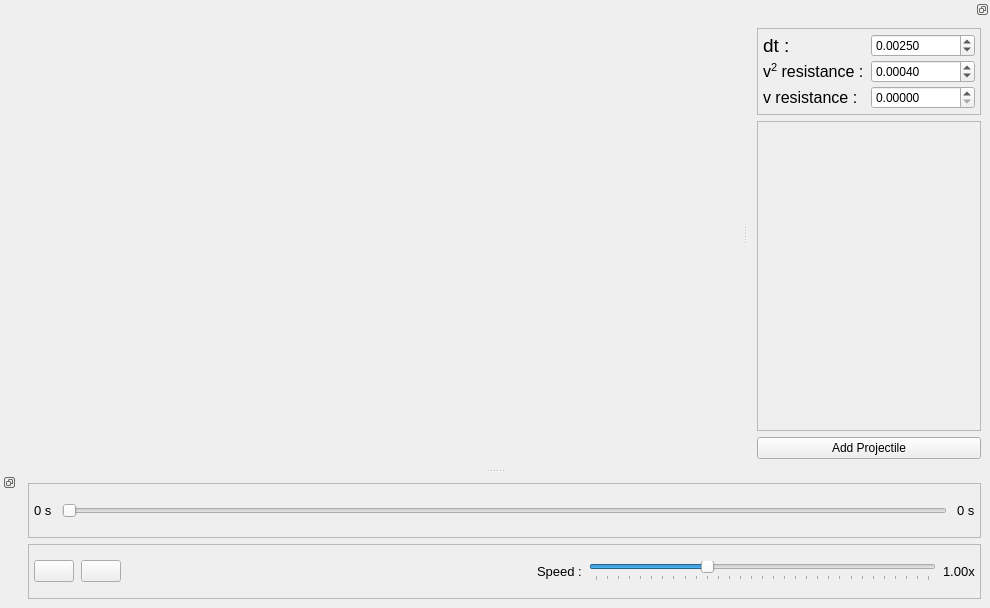
<?xml version="1.0" encoding="UTF-8"?>
<ui version="4.0">
 <class>MainWindow</class>
 <widget class="QMainWindow" name="MainWindow">
  <property name="geometry">
   <rect>
    <x>0</x>
    <y>0</y>
    <width>990</width>
    <height>608</height>
   </rect>
  </property>
  <property name="windowTitle">
   <string>MainWindow</string>
  </property>
  <widget class="QWidget" name="centralwidget">
   <layout class="QGridLayout" name="gridLayout">
    <item row="0" column="0">
     <widget class="QWidget" name="Canvas_Widget" native="true">
      <layout class="QGridLayout" name="Canvas_Layout"/>
     </widget>
    </item>
   </layout>
  </widget>
  <widget class="QMenuBar" name="menubar">
   <property name="geometry">
    <rect>
     <x>0</x>
     <y>0</y>
     <width>990</width>
     <height>26</height>
    </rect>
   </property>
  </widget>
  <widget class="QDockWidget" name="dockWidget">
   <property name="sizePolicy">
    <sizepolicy hsizetype="Minimum" vsizetype="Minimum">
     <horstretch>0</horstretch>
     <verstretch>0</verstretch>
    </sizepolicy>
   </property>
   <property name="minimumSize">
    <size>
     <width>242</width>
     <height>443</height>
    </size>
   </property>
   <property name="maximumSize">
    <size>
     <width>245</width>
     <height>524287</height>
    </size>
   </property>
   <property name="features">
    <set>QDockWidget::DockWidgetFloatable|QDockWidget::DockWidgetMovable</set>
   </property>
   <property name="allowedAreas">
    <set>Qt::LeftDockWidgetArea|Qt::RightDockWidgetArea</set>
   </property>
   <attribute name="dockWidgetArea">
    <number>2</number>
   </attribute>
   <widget class="QWidget" name="dockWidgetContents_2">
    <layout class="QVBoxLayout" name="verticalLayout">
     <item>
      <widget class="QFrame" name="frame">
       <property name="maximumSize">
        <size>
         <width>16777215</width>
         <height>400</height>
        </size>
       </property>
       <property name="frameShape">
        <enum>QFrame::StyledPanel</enum>
       </property>
       <property name="frameShadow">
        <enum>QFrame::Raised</enum>
       </property>
       <property name="lineWidth">
        <number>1</number>
       </property>
       <layout class="QGridLayout" name="gridLayout_2">
        <property name="sizeConstraint">
         <enum>QLayout::SetDefaultConstraint</enum>
        </property>
        <property name="leftMargin">
         <number>5</number>
        </property>
        <property name="topMargin">
         <number>5</number>
        </property>
        <property name="rightMargin">
         <number>5</number>
        </property>
        <property name="bottomMargin">
         <number>5</number>
        </property>
        <property name="spacing">
         <number>3</number>
        </property>
        <item row="3" column="1">
         <widget class="QDoubleSpinBox" name="txt_B">
          <property name="decimals">
           <number>5</number>
          </property>
          <property name="singleStep">
           <double>0.005000000000000</double>
          </property>
         </widget>
        </item>
        <item row="1" column="1">
         <widget class="QDoubleSpinBox" name="txt_dt">
          <property name="decimals">
           <number>5</number>
          </property>
          <property name="minimum">
           <double>0.000000000000000</double>
          </property>
          <property name="singleStep">
           <double>0.000500000000000</double>
          </property>
          <property name="value">
           <double>0.002500000000000</double>
          </property>
         </widget>
        </item>
        <item row="1" column="0">
         <widget class="QLabel" name="label">
          <property name="text">
           <string>&lt;html&gt;&lt;head/&gt;&lt;body&gt;&lt;p&gt;&lt;span style=&quot; font-size:14pt;&quot;&gt;dt :&lt;/span&gt;&lt;/p&gt;&lt;/body&gt;&lt;/html&gt;</string>
          </property>
         </widget>
        </item>
        <item row="2" column="1">
         <widget class="QDoubleSpinBox" name="txt_A">
          <property name="decimals">
           <number>5</number>
          </property>
          <property name="singleStep">
           <double>0.000010000000000</double>
          </property>
          <property name="value">
           <double>0.000400000000000</double>
          </property>
         </widget>
        </item>
        <item row="2" column="0">
         <widget class="QLabel" name="label_3">
          <property name="text">
           <string>&lt;html&gt;&lt;head/&gt;&lt;body&gt;&lt;p&gt;&lt;span style=&quot; font-size:12pt;&quot;&gt;v&lt;/span&gt;&lt;span style=&quot; font-size:12pt; vertical-align:super;&quot;&gt;2&lt;/span&gt;&lt;span style=&quot; font-size:12pt;&quot;&gt; resistance  :&lt;/span&gt;&lt;/p&gt;&lt;/body&gt;&lt;/html&gt;</string>
          </property>
         </widget>
        </item>
        <item row="3" column="0">
         <widget class="QLabel" name="label_4">
          <property name="text">
           <string>&lt;html&gt;&lt;head/&gt;&lt;body&gt;&lt;p&gt;&lt;span style=&quot; font-size:12pt;&quot;&gt;v   resistance :&lt;/span&gt;&lt;/p&gt;&lt;/body&gt;&lt;/html&gt;</string>
          </property>
         </widget>
        </item>
       </layout>
      </widget>
     </item>
     <item>
      <widget class="QScrollArea" name="scrollArea">
       <property name="verticalScrollBarPolicy">
        <enum>Qt::ScrollBarAsNeeded</enum>
       </property>
       <property name="horizontalScrollBarPolicy">
        <enum>Qt::ScrollBarAlwaysOff</enum>
       </property>
       <property name="sizeAdjustPolicy">
        <enum>QAbstractScrollArea::AdjustIgnored</enum>
       </property>
       <property name="widgetResizable">
        <bool>true</bool>
       </property>
       <widget class="QWidget" name="scrollAreaWidgetContents">
        <property name="geometry">
         <rect>
          <x>0</x>
          <y>0</y>
          <width>218</width>
          <height>257</height>
         </rect>
        </property>
        <layout class="QVBoxLayout" name="verticalLayout_2">
         <item>
          <widget class="QWidget" name="PBoxContainer" native="true">
           <layout class="QVBoxLayout" name="verticalLayout_3">
            <property name="spacing">
             <number>3</number>
            </property>
            <property name="sizeConstraint">
             <enum>QLayout::SetDefaultConstraint</enum>
            </property>
            <property name="leftMargin">
             <number>5</number>
            </property>
            <property name="topMargin">
             <number>5</number>
            </property>
            <property name="rightMargin">
             <number>5</number>
            </property>
            <property name="bottomMargin">
             <number>5</number>
            </property>
           </layout>
          </widget>
         </item>
         <item>
          <spacer name="verticalSpacer">
           <property name="orientation">
            <enum>Qt::Vertical</enum>
           </property>
           <property name="sizeHint" stdset="0">
            <size>
             <width>20</width>
             <height>40</height>
            </size>
           </property>
          </spacer>
         </item>
        </layout>
       </widget>
      </widget>
     </item>
     <item>
      <widget class="QPushButton" name="button_AddProjectile">
       <property name="text">
        <string>Add Projectile</string>
       </property>
      </widget>
     </item>
    </layout>
   </widget>
  </widget>
  <widget class="QDockWidget" name="dockWidget_2">
   <property name="sizePolicy">
    <sizepolicy hsizetype="Maximum" vsizetype="Minimum">
     <horstretch>0</horstretch>
     <verstretch>0</verstretch>
    </sizepolicy>
   </property>
   <property name="minimumSize">
    <size>
     <width>481</width>
     <height>134</height>
    </size>
   </property>
   <property name="features">
    <set>QDockWidget::DockWidgetFloatable|QDockWidget::DockWidgetMovable|QDockWidget::DockWidgetVerticalTitleBar</set>
   </property>
   <property name="allowedAreas">
    <set>Qt::BottomDockWidgetArea|Qt::TopDockWidgetArea</set>
   </property>
   <attribute name="dockWidgetArea">
    <number>8</number>
   </attribute>
   <widget class="QWidget" name="dockWidgetContents">
    <layout class="QVBoxLayout" name="verticalLayout_4">
     <item>
      <widget class="QFrame" name="frame_2">
       <property name="frameShape">
        <enum>QFrame::StyledPanel</enum>
       </property>
       <property name="frameShadow">
        <enum>QFrame::Raised</enum>
       </property>
       <property name="lineWidth">
        <number>0</number>
       </property>
       <layout class="QHBoxLayout" name="horizontalLayout_3">
        <property name="spacing">
         <number>10</number>
        </property>
        <property name="sizeConstraint">
         <enum>QLayout::SetDefaultConstraint</enum>
        </property>
        <property name="leftMargin">
         <number>5</number>
        </property>
        <property name="topMargin">
         <number>5</number>
        </property>
        <property name="rightMargin">
         <number>5</number>
        </property>
        <property name="bottomMargin">
         <number>5</number>
        </property>
        <item>
         <widget class="QLabel" name="lbl_Time">
          <property name="text">
           <string>&lt;html&gt;&lt;head/&gt;&lt;body&gt;&lt;p&gt;&lt;span style=&quot; font-size:10pt;&quot;&gt;0 s&lt;/span&gt;&lt;/p&gt;&lt;/body&gt;&lt;/html&gt;</string>
          </property>
         </widget>
        </item>
        <item>
         <widget class="QSlider" name="slider_Seek">
          <property name="singleStep">
           <number>10</number>
          </property>
          <property name="pageStep">
           <number>100</number>
          </property>
          <property name="tracking">
           <bool>true</bool>
          </property>
          <property name="orientation">
           <enum>Qt::Horizontal</enum>
          </property>
         </widget>
        </item>
        <item>
         <widget class="QLabel" name="lbl_MaxTime">
          <property name="text">
           <string>&lt;html&gt;&lt;head/&gt;&lt;body&gt;&lt;p&gt;&lt;span style=&quot; font-size:10pt;&quot;&gt;0 s&lt;/span&gt;&lt;/p&gt;&lt;/body&gt;&lt;/html&gt;</string>
          </property>
         </widget>
        </item>
       </layout>
      </widget>
     </item>
     <item>
      <widget class="QFrame" name="frame_3">
       <property name="frameShape">
        <enum>QFrame::StyledPanel</enum>
       </property>
       <property name="frameShadow">
        <enum>QFrame::Raised</enum>
       </property>
       <layout class="QHBoxLayout" name="horizontalLayout">
        <property name="spacing">
         <number>7</number>
        </property>
        <property name="sizeConstraint">
         <enum>QLayout::SetDefaultConstraint</enum>
        </property>
        <property name="leftMargin">
         <number>5</number>
        </property>
        <property name="topMargin">
         <number>5</number>
        </property>
        <property name="rightMargin">
         <number>5</number>
        </property>
        <property name="bottomMargin">
         <number>5</number>
        </property>
        <item>
         <widget class="QPushButton" name="button_Run">
          <property name="minimumSize">
           <size>
            <width>0</width>
            <height>20</height>
           </size>
          </property>
          <property name="toolTip">
           <string>Run</string>
          </property>
          <property name="text">
           <string/>
          </property>
          <property name="icon">
           <iconset>
            <normaloff>../icons/icons8-play-100.png</normaloff>
            <normalon>../icons/icons8-pause-100.png</normalon>../icons/icons8-play-100.png</iconset>
          </property>
          <property name="checkable">
           <bool>true</bool>
          </property>
         </widget>
        </item>
        <item>
         <widget class="QPushButton" name="button_Redraw">
          <property name="minimumSize">
           <size>
            <width>0</width>
            <height>20</height>
           </size>
          </property>
          <property name="toolTip">
           <string>Redraw</string>
          </property>
          <property name="text">
           <string/>
          </property>
          <property name="icon">
           <iconset>
            <normaloff>../icons/icons8-refresh-100.png</normaloff>../icons/icons8-refresh-100.png</iconset>
          </property>
         </widget>
        </item>
        <item>
         <spacer name="horizontalSpacer_2">
          <property name="orientation">
           <enum>Qt::Horizontal</enum>
          </property>
          <property name="sizeHint" stdset="0">
           <size>
            <width>409</width>
            <height>20</height>
           </size>
          </property>
         </spacer>
        </item>
        <item>
         <widget class="QLabel" name="label_2">
          <property name="text">
           <string>&lt;html&gt;&lt;head/&gt;&lt;body&gt;&lt;p&gt;&lt;span style=&quot; font-size:10pt;&quot;&gt;Speed :&lt;/span&gt;&lt;/p&gt;&lt;/body&gt;&lt;/html&gt;</string>
          </property>
         </widget>
        </item>
        <item>
         <widget class="QSlider" name="slider_Speed">
          <property name="minimum">
           <number>-100</number>
          </property>
          <property name="maximum">
           <number>200</number>
          </property>
          <property name="orientation">
           <enum>Qt::Horizontal</enum>
          </property>
          <property name="tickPosition">
           <enum>QSlider::TicksBelow</enum>
          </property>
          <property name="tickInterval">
           <number>10</number>
          </property>
         </widget>
        </item>
        <item>
         <widget class="QLabel" name="lbl_Speed">
          <property name="text">
           <string>&lt;html&gt;&lt;head/&gt;&lt;body&gt;&lt;p&gt;&lt;span style=&quot; font-size:10pt;&quot;&gt;1.00x&lt;/span&gt;&lt;/p&gt;&lt;/body&gt;&lt;/html&gt;</string>
          </property>
         </widget>
        </item>
       </layout>
      </widget>
     </item>
    </layout>
   </widget>
  </widget>
 </widget>
 <resources/>
 <connections/>
</ui>
